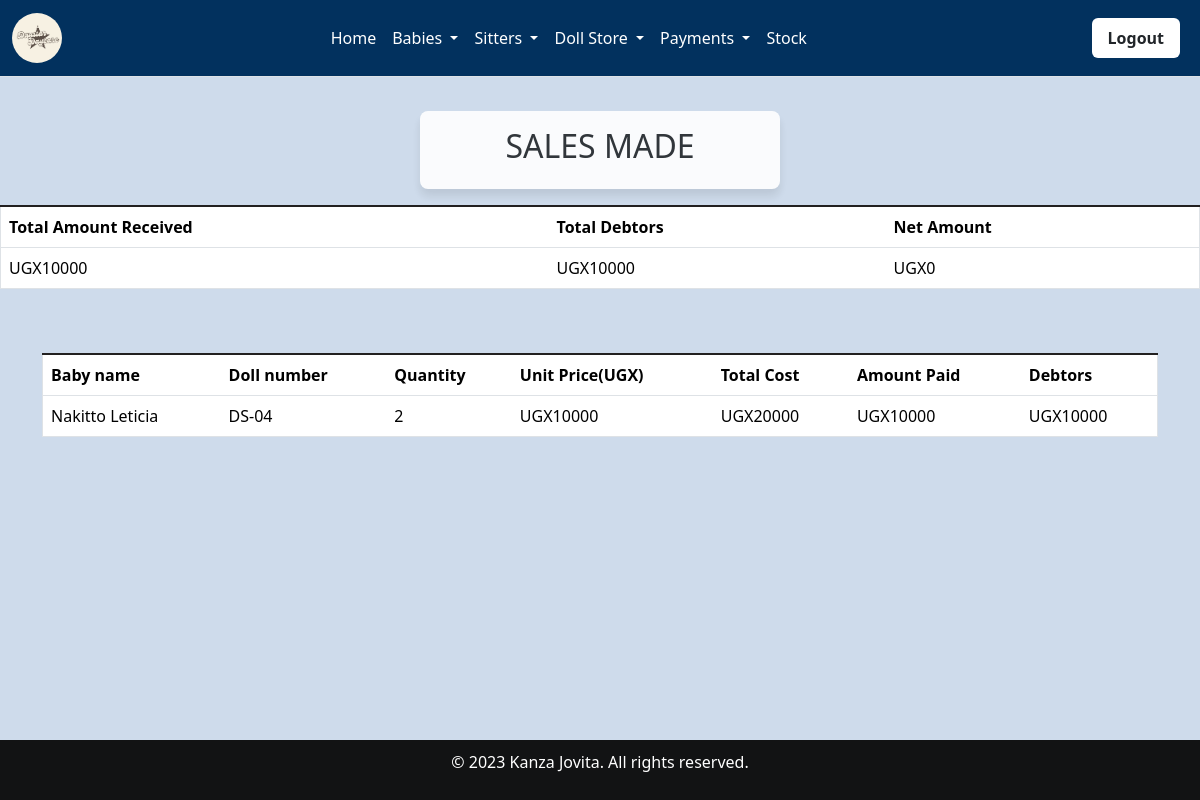
/all_sales/ (signed in), run on an earlier commit of the app's database.
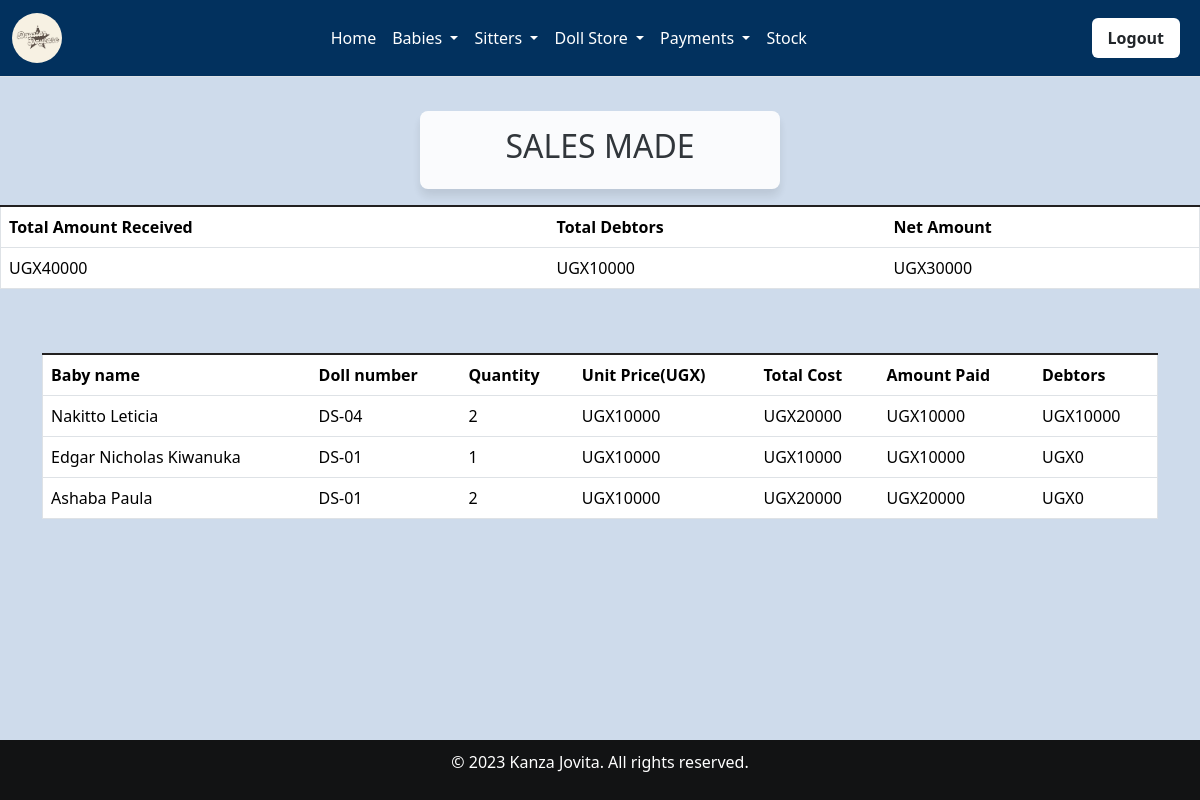
And on a later commit of the database.
### home/models.py (models this page shows, shortened)
class Salesrecord(models.Model):
    doll=models.ForeignKey(Doll, on_delete=models.CASCADE,null=False, blank=False)
    doll_no = models.CharField(max_length=10,default=0)
    payee = models.ForeignKey(Babyreg, on_delete=models.SET_NULL, null=True, blank=True)
    quantity_sold=models.IntegerField(default=0)
    amount_received=models.IntegerField(default=0)
    sale_date=models.DateField(default=timezone.now)
    unit_price=models.IntegerField(default=0)
    def get_total(self):
        total= self.quantity_sold * self.unit_price
        return int( total)
    def get_change(self):
        change= self.get_total() - self.amount_received
        return int(change)

class Babyreg(models.Model):
    Baby_name = models.CharField(max_length=30, null=False, blank=False)
    baby_number = models.CharField(max_length=30, null=False, blank=False)
    fathers_names = models.CharField(max_length=30, null=False, blank=False)
    mothers_names = models.CharField(max_length=30, null=False, blank=False)
    c_stay = models.ForeignKey(Categorystay, on_delete=models.SET_NULL, null=True, blank=True)
    Date = models.DateTimeField()
    Gender =  models.CharField(choices=[('Male', 'Male'),('Female', 'Female')], max_length=100)
    Age = models.CharField(max_length=20, blank=False, null=False)
    Location = models.CharField(max_length=30, null=False, blank=False)
    brought = models.CharField(max_length=200)
    created_at = models.DateTimeField(auto_now_add=True,null=True)
    def __str__(self):
        print(f"Baby name: {self.Baby_name}, Type: {type(self.Baby_name)}")
        if self.Baby_name is not None:
            return str(self.Baby_name)
        else:
            return "Unnamed Baby"

class Doll(models.Model):
    c_doll=models.ForeignKey(Category_doll, on_delete=models.CASCADE,null=True, blank=True)
    name_of_the_doll =models.CharField(max_length=200,null=True, blank=True)
    doll_number = models.CharField(max_length=200,null=True, blank=True)
    quantity=models.IntegerField(default=0)
    issued_quantity=models.IntegerField(default=0,blank=True,null=True)
    received_quantity=models.IntegerField(default=0,null=False,blank=False)
    Unit_price=models.IntegerField(default=0,null=False, blank=False)
    date=models.DateField(default=timezone.now)

### home/views.py (the view)
# urls.py: path('all_sales/', views.all_sales, name='all_sales'),
@login_required
def all_sales(request):
    sales = Salesrecord.objects.all()  # Retrieving all sales records
    total = sum([items.amount_received for items in sales])  # Calculating the total amount received from all sales
    change = sum([items.get_change() for items in sales])  # Calculating the total change given for all sales
    net = total - change  # Calculating the net amount received (total received - total change)
    return render(request, 'all_sales.html', {'sales': sales, 'total': total, 'change': change, 'net': net})

### home/templates/all_sales.html (shortened to what this page needs)
 {% extends 'base.html' %} {% block content %}
<br>
<div class="card-header">
  <h2>SALES MADE</h2>
</div>
  <table class="table table-bordered"  style="border-top: 2px solid rgb(34,32,32);">
    <thead class="thead-dark">
      <tr>
        <th scope="col">Total Amount Received</th>
        <th scope="col">Total Debtors</th>
        <th scope="col">Net Amount</th>
      </tr>
    </thead>
    <tbody>
      <tr>
        <td>UGX{{total}}</td>
        <td>UGX{{change}}</td>
        <td>UGX{{net}}</td>
      </tr>
    </tbody>
  </table>
<br><br>
<div class="container">
  <table class="table table-bordered"  style="border-top: 2px solid rgb(34,32,32);">
    <thead class="thead-dark">
      <tr>
        <th scope="col">Baby name</th>
        <th scope="col">Doll number</th>
        <th scope="col">Quantity</th>
        <th scope="col">Unit Price(UGX)</th>
        <th scope="col">Total Cost</th>
        <th scope="col">Amount Paid</th>
        <th scope="col">Debtors</th>
      </tr>
    </thead>
    {% for sale in sales %}
    <tbody>
      <tr>
        <td>{{sale.payee | title}}</td>
        <td>{{ sale.doll.doll_number }}</td>
        <td>{{sale.quantity_sold}}</td>
        <td>UGX{{sale.unit_price}}</td>
        <td>UGX{{sale.get_total}}</td>
        <td>UGX{{sale.amount_received}}</td>
        <td>UGX{{sale.get_change}}</td>
      </tr>
    </tbody>
    {% endfor %}
  </table>
  <br><br><br>
</div>
{% endblock %}

What changed in the data, as far as the page shows it:
added Salesrecord: payee "Edgar Nicholas Kiwanuka", doll.doll_number "DS-01", quantity_sold "1", unit_price "10000", get_total "10000", amount_received "10000", get_change "0"
added Salesrecord: payee "Ashaba Paula", doll.doll_number "DS-01", quantity_sold "2", unit_price "10000", get_total "20000", amount_received "20000", get_change "0"
Also different on the page:
{{ total }}: "10000" → "40000"
{{ net }}: "0" → "30000"
